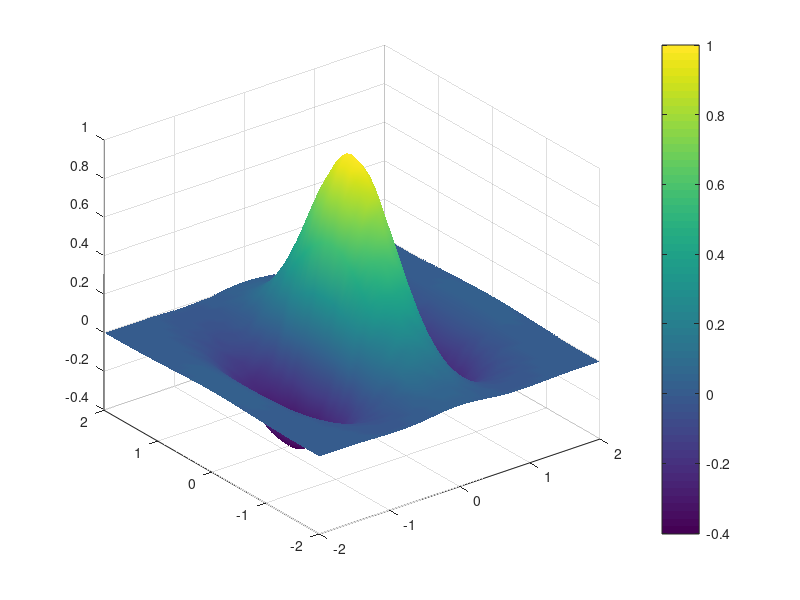

Source code (MATLAB): (Note: this script raises an error after producing the figure.)
% R4_GRID_STATS  Grid statistics with logical masks, a histogram and a plot.
% Works on a generated grid so it runs without data.

[X, Y] = meshgrid(-2:0.1:2, -2:0.1:2);
Z = exp(-(X.^2 + Y.^2)) .* cos(3 * X);

mask = Z > 0.5;
nHigh = nnz(mask);
meanHigh = mean(Z(mask))
[rows, cols] = find(mask);
spanR = max(rows) - min(rows)
spanC = max(cols) - min(cols);

counts = histc(Z(:), linspace(-1, 1, 11));
peak = max(counts)

surf(X, Y, Z)
shading interp
colorbar
view(3)
axis tight
xlim([-2 2]); ylim([-2 2]);

smooth = conv2(Z, ones(3) / 9, 'same');
grad = gradient(smooth);
edgeCount = sum(abs(grad(:)) > 0.1)
centre = Z(round(end/2), round(end/2))

grid on
set(gca, 'FontSize', 10)
drawnow
sumAll = sum(Z(:));
avgRow = mean(Z, 2)';
clear X Y
rng default
noise = randn(size(Z));
snr_ = snr(Z, noise)
ok = isequal(size(smooth), size(Z));
